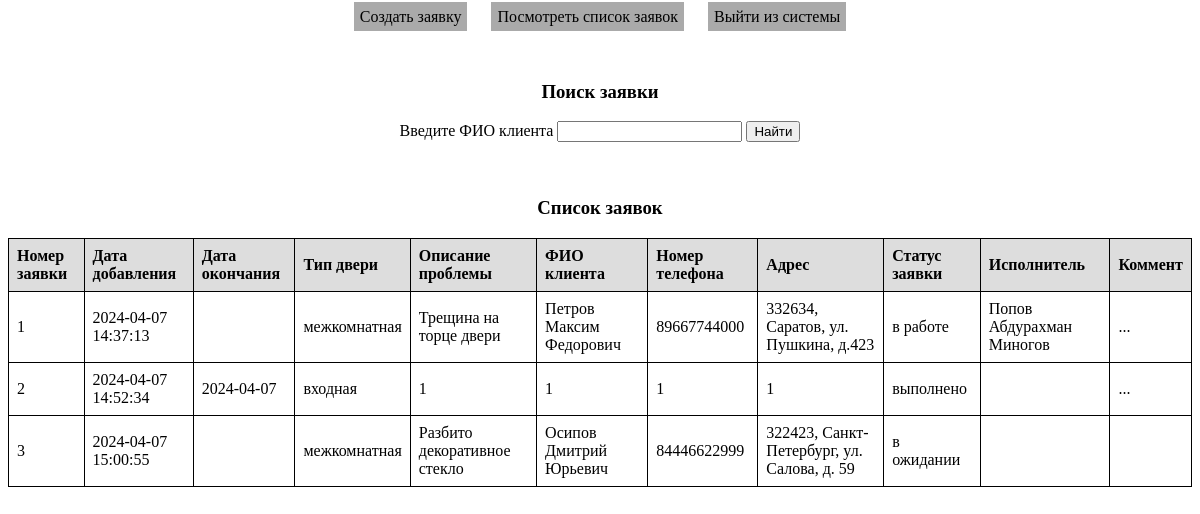
Page /user-all-crash.php on the committed database.
### tables this page shows
CREATE TABLE `request` (
  `id_request` int NOT NULL,
  `date_start` timestamp NULL DEFAULT CURRENT_TIMESTAMP,
  `date_finish` date DEFAULT NULL,
  `type_crash` set('межкомнатная','входная') DEFAULT 'межкомнатная',
  `text_crash` text,
  `client_name` varchar(255) DEFAULT NULL,
  `phone_number` varchar(20) DEFAULT NULL,
  `address` varchar(255) DEFAULT NULL,
  `status` set('в ожидании','в работе','выполнено') DEFAULT 'в ожидании',
  `worker` varchar(255) DEFAULT NULL,
  `worker_comment` text
);

### user-all-crash.php (the view, shortened to what this page needs)
<?php
    $link = mysqli_connect('localhost', 'root', '', 'demo-door');
?>
<!DOCTYPE html>
<html lang="en">
<head>
    <link rel="stylesheet" href="style.css">
</head>
<body>
    <header>
        <a class="aa" href="user-crash.php">Создать заявку</a>
        <a class="aa" href="user-all-crash.php">Посмотреть список заявок</a>
        <a class="aa" href="logout.php">Выйти из системы</a>
    </header>
        <br><br>
    <main>
            <h3>Поиск заявки</h3>
            <form method="POST">
                <label>Введите ФИО клиента</label>
                <input type="text" name="client_name">
                <button>Найти</button>
            </form>
            <br><br><h3>Список заявок</h3>
            <table>
                <tr>
                    <th>Номер заявки</th>
                    <th>Дата добавления</th>
                    <th>Дата окончания</th>
                    <th>Тип двери</th>
                    <th>Описание проблемы</th>
                    <th>ФИО клиента</th>
                    <th>Номер телефона</th>
                    <th>Адрес</th>
                    <th>Статус заявки</th>
                    <th>Исполнитель</th>
                    <th>Коммент</th>
                </tr>
                <?php
                    $result = mysqli_query($link, "SELECT * FROM request");
                    while ($row = mysqli_fetch_assoc($result)) {
                        echo "<tr>
                                <td>{$row['id_request']}</td>
                                <td>{$row['date_start']}</td>
                                <td>{$row['date_finish']}</td>
                                <td>{$row['type_crash']}</td>
                                <td>{$row['text_crash']}</td>
                                <td>{$row['client_name']}</td>
                                <td>{$row['phone_number']}</td>
                                <td>{$row['address']}</td>
                                <td>{$row['status']}</td>
                                <td>{$row['worker']}</td>
                                <td>{$row['worker_comment']}</td>
                            </tr>";
                    }
                ?>
            </table>
    </main>
</body>
</html>

### style.css (style rules this page uses)
body { display: flex; align-items: center; text-align: center; flex-direction: column; }
.aa { color: #000; background-color: #aaa; padding: 5px; margin: 10px; border: 1px solid #aaa; text-decoration: none; }
table { width: 100%; border-collapse: collapse; }
table, th, td { border: 1px solid black; }
th, td { padding: 8px; text-align: left; }
th { background-color: #ddd; }

### rows in the picture
request: id_request "1", date_start "2024-04-07 14:37:13", type_crash "межкомнатная", text_crash "Трещина на торце двери", client_name "Петров Максим Федорович", phone_number "89667744000", address "332634, Саратов, ул. Пушкина, д.423", status "в работе", worker "Попов Абдурахман Миногов", worker_comment "..."
request: id_request "2", date_start "2024-04-07 14:52:34", date_finish "2024-04-07", type_crash "входная", text_crash "1", client_name "1", phone_number "1", address "1", status "выполнено", worker_comment "..."
request: id_request "3", date_start "2024-04-07 15:00:55", type_crash "межкомнатная", text_crash "Разбито декоративное стекло", client_name "Осипов Дмитрий Юрьевич", phone_number "84446622999", address "322423, Санкт-Петербург, ул. Салова, д. 59", status "в ожидании"
